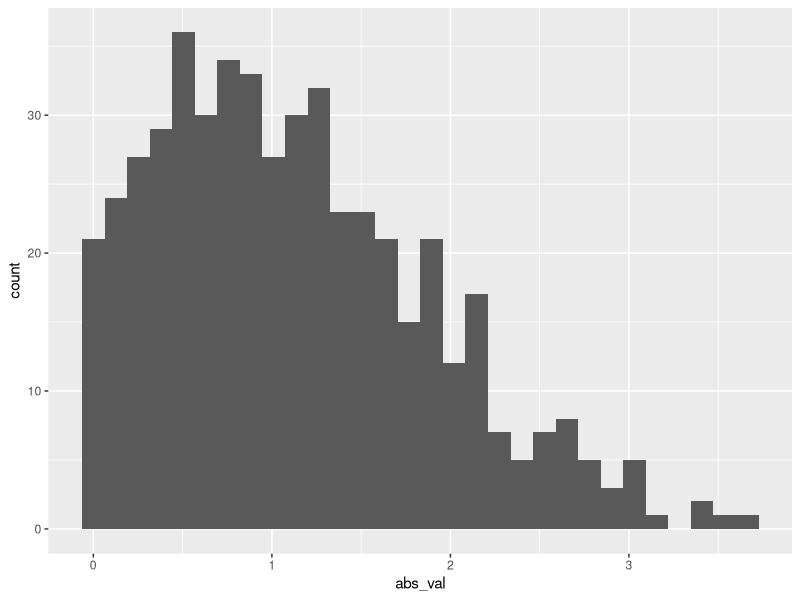

Here is the R script that generated this plot:
## ---- chunk 1
samp = rnorm(100)
length(samp)
## ---- chunk 2
library(tidyverse)
set.seed(12)
plot_df <-
  tibble(
    vec_numeric = rnorm(n = 500, mean = 1),
    gr_than_0 = vec_numeric >0,
    abs_val = abs(vec_numeric)
    
  )
ggplot(plot_df, aes(x = abs_val)) + geom_histogram()
